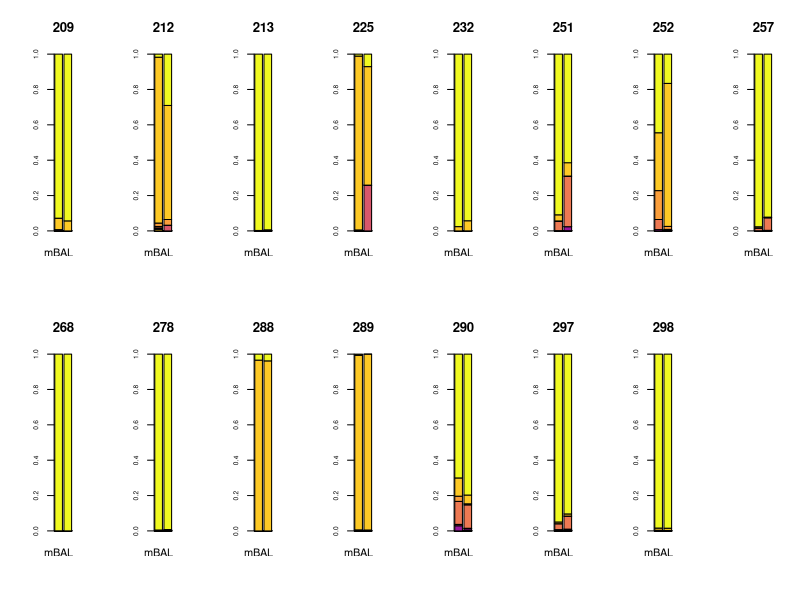
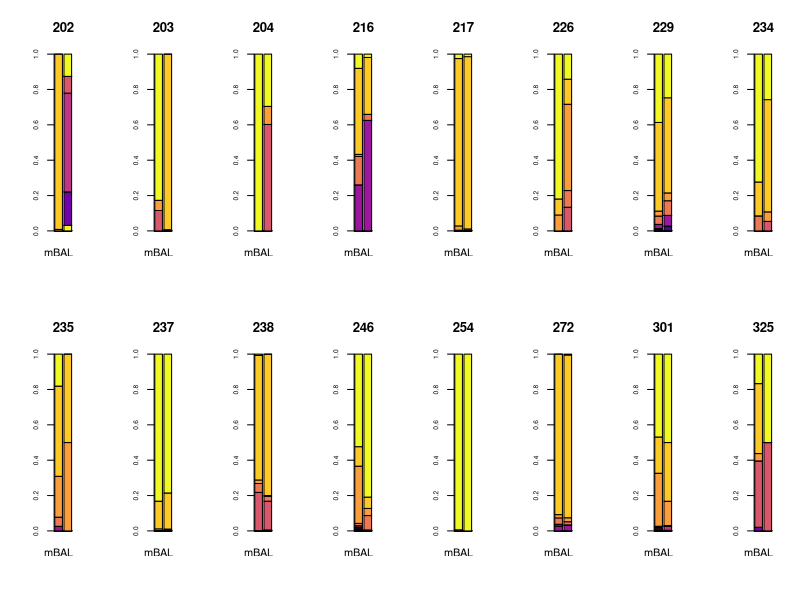
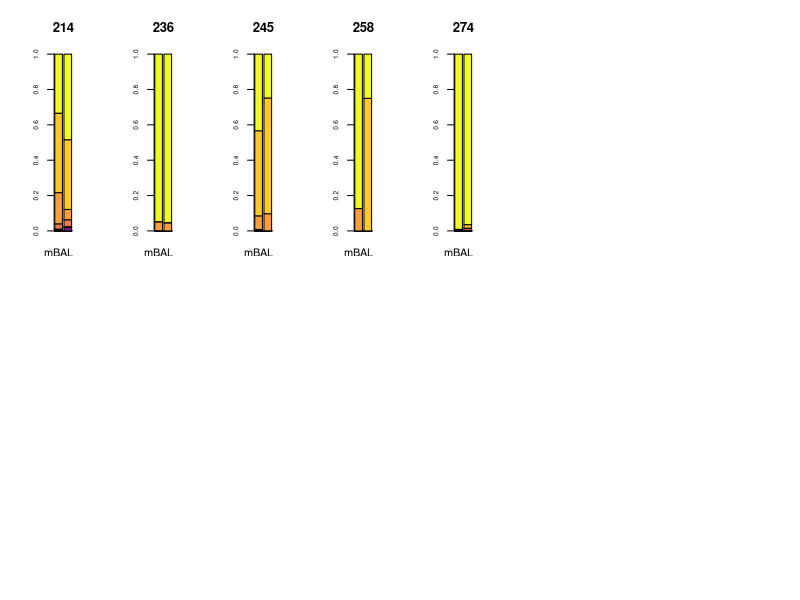
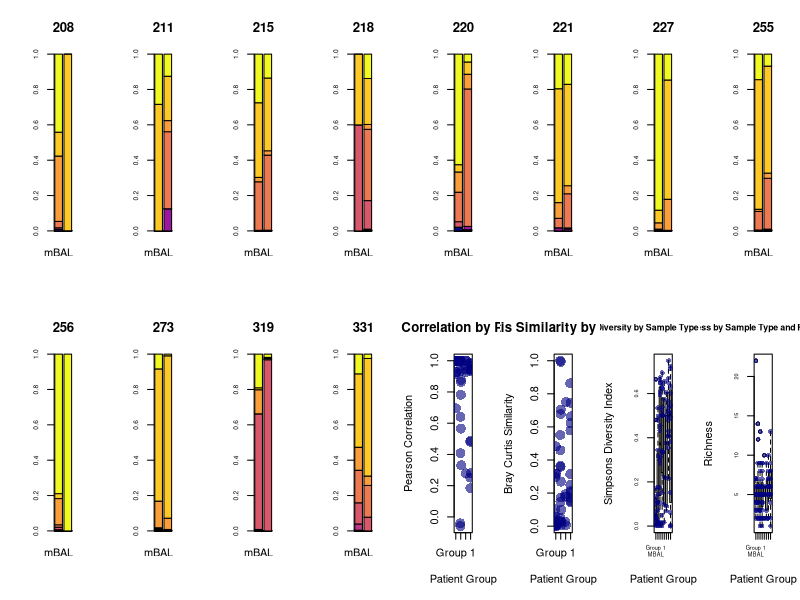
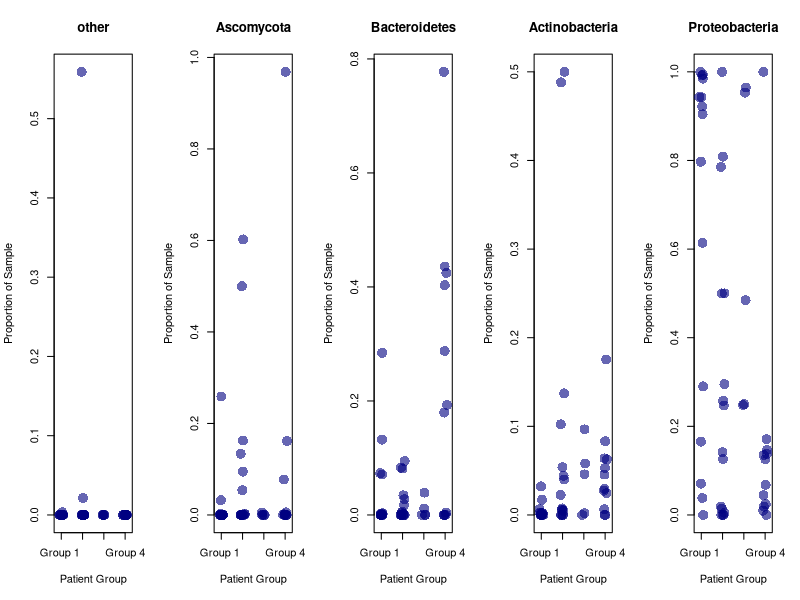
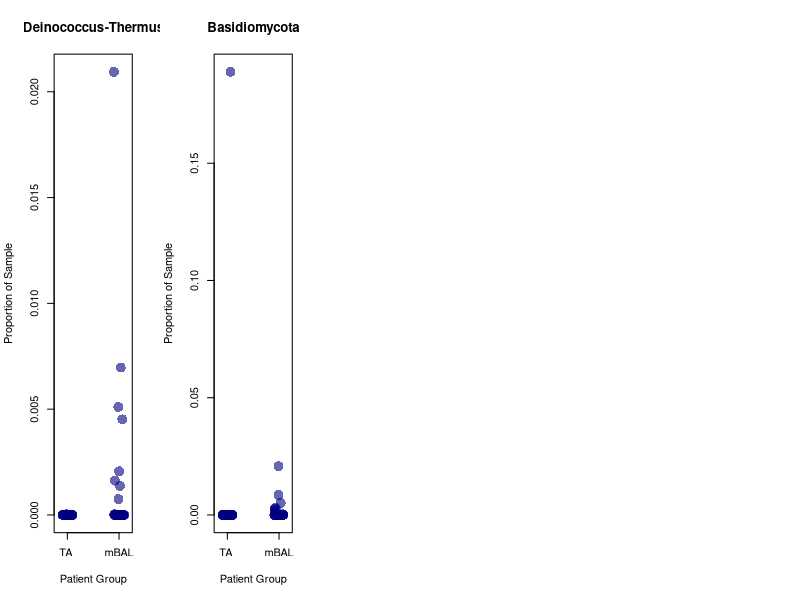
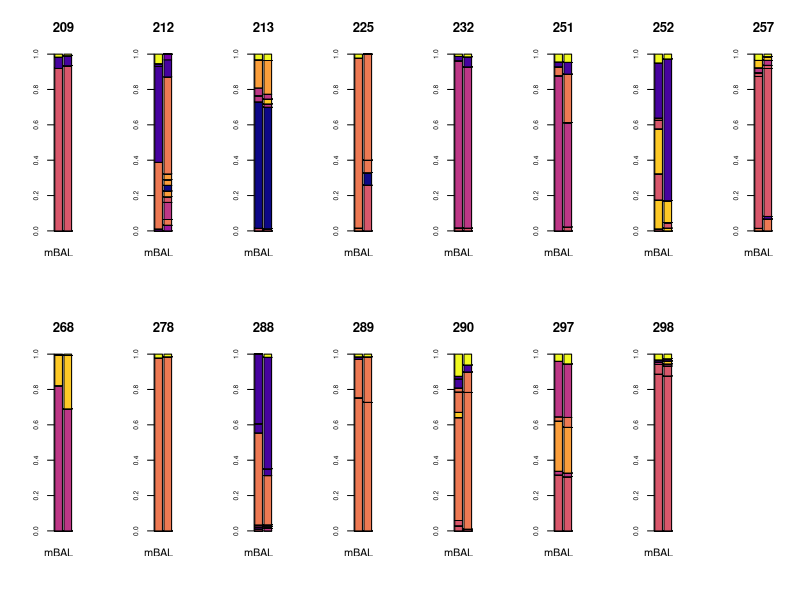
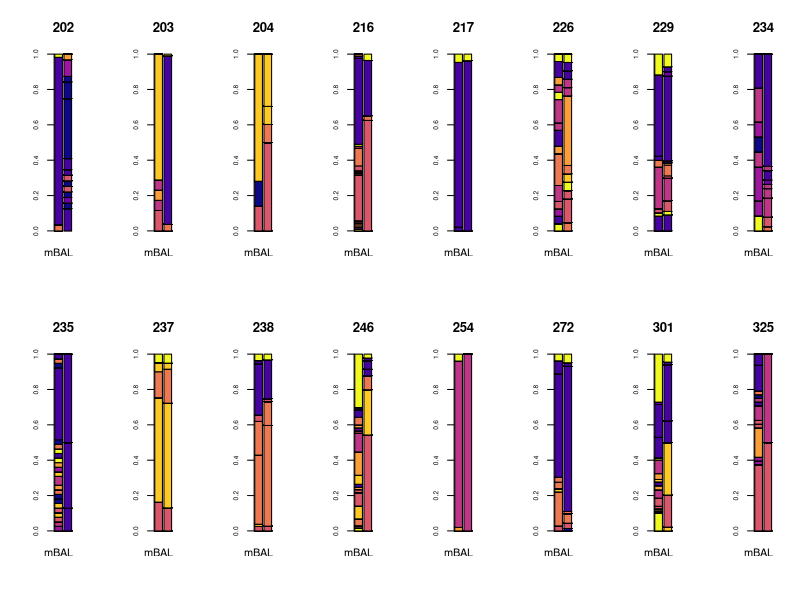

Generate these figures, in order, with R: (Note: this script raises an error after producing the figures.)
## ---- chunk 1
knitr::opts_chunk$set(echo = TRUE, warning=FALSE, message=FALSE)
library(scales)
library(vegan)
library(viridis)

generate_pdfs = FALSE
## ---- chunk 2
#IMPORT DATA
#.csv of all microbes by TA/mBAL sample ID
all_microbe_data <- read.csv('./data/BM_4/merged_genusrpm.tsv', sep='\t', header=TRUE, row.names=1)

#read in metadata
metadata <- read.csv('./data/tavmbal_metadata_noviruses.tsv', sep='\t', row.names=1)
## ---- chunk 3
burden <- colSums(all_microbe_data) 
## ---- chunk 4
# TOTAL BURDEN (all TA v all mBAL)
print(wilcox.test(burden[names(burden) %in% as.character(unlist(metadata[metadata$effective_group %in% c(1,2,3,4),]["TA_DNAseq_filename"]))],
                  burden[names(burden) %in% as.character(unlist(metadata[metadata$effective_group  %in% c(1,2,3,4),]["mBAL_DNAseq_filename"]))])$p.value[1])
## ---- chunk 5
print(wilcox.test(burden[names(burden) %in% as.character(unlist(metadata[metadata$effective_group %in% c(1),]["TA_DNAseq_filename"]))],
                  burden[names(burden) %in% as.character(unlist(metadata[metadata$effective_group  %in% c(1),]["mBAL_DNAseq_filename"]))])$p.value)

## ---- chunk 6
print(wilcox.test(burden[names(burden) %in% as.character(unlist(metadata[metadata$effective_group %in% c(4),]["TA_DNAseq_filename"]))],
                  burden[names(burden) %in% as.character(unlist(metadata[metadata$effective_group  %in% c(4),]["mBAL_DNAseq_filename"]))])$p.value)
## ---- chunk 7
wilcox.test(burden[names(burden) %in% as.character(unlist(metadata[metadata$effective_group %in% c(1),]["TA_DNAseq_filename"]))],
            burden[names(burden) %in% as.character(unlist(metadata[metadata$effective_group  %in% c(4),]["TA_DNAseq_filename"]))])$p.value
## ---- chunk 8
wilcox.test(burden[names(burden) %in% as.character(unlist(metadata[metadata$effective_group %in% c(1),]["mBAL_DNAseq_filename"]))],
            burden[names(burden) %in% as.character(unlist(metadata[metadata$effective_group  %in% c(4),]["mBAL_DNAseq_filename"]))])$p.value

## ---- chunk 9
print(summary(burden[names(burden) %in% as.character(unlist(metadata[metadata$effective_group %in% c(1,2,3,4),]["TA_DNAseq_filename"]))]))
## ---- chunk 10
print(summary(burden[names(burden) %in% as.character(unlist(metadata[metadata$effective_group %in% c(1,2,3,4),]["mBAL_DNAseq_filename"]))]))
## ---- chunk 11
MBAL <- as.character(unname(unlist(metadata[c("mBAL_DNAseq_filename")])))  # separate mBAL from TA
TA <- as.character(unname(unlist(metadata[c("TA_DNAseq_filename")])))
MBAL.microbes <- all_microbe_data[,colnames(all_microbe_data) %in% MBAL]  
TA.microbes <- all_microbe_data[,colnames(all_microbe_data) %in% TA]
MBAL.microbes.norm <-  t(t(MBAL.microbes)/colSums(MBAL.microbes))   # normalize (Total Sum Scaling) -> generate proportions
TA.microbes.norm <- t(t(TA.microbes)/colSums(TA.microbes))
 
# Isolate Group 1 Data
group1.MBAL <- as.character(unname(unlist(metadata[metadata$effective_group==1,][c("mBAL_DNAseq_filename")])))
group1.TA <- as.character(unname(unlist(metadata[metadata$effective_group==1,][c("TA_DNAseq_filename")])))
group1.MBAL.microbes <- all_microbe_data[,colnames(all_microbe_data) %in% group1.MBAL]
group1.MBAL.microbes.norm <- t(t(group1.MBAL.microbes)/colSums(group1.MBAL.microbes))
group1.TA.microbes <- all_microbe_data[,colnames(all_microbe_data) %in% group1.TA]
group1.TA.microbes.norm <- t(t(group1.TA.microbes)/colSums(group1.TA.microbes))
## ---- chunk 12

PhyProp <- read.csv("./data/phylum_proportions.csv",sep='\t',row.names=1)  # read in the phylum proportion data (generated externally by TaxonomyWalking)
PhyProp[is.na(PhyProp)]<-0
PhyProp <- PhyProp[order(rowSums(PhyProp),decreasing=F),]

mbal_phyla <- PhyProp[,colnames(PhyProp) %in% MBAL]
#barplot(as.matrix(mbal_phyla),col=rainbow(10),las=2)
ta_phyla <- PhyProp[,colnames(PhyProp) %in% TA]

if(generate_pdfs){
  pdf('./output/phylum_analysis.pdf',width=16,height=6)
}

full_correlations <- vector("list",length=4)
full_bc <- vector("list",length=4)
full_simpsons <- vector("list",length=8) #separate by TA and mBAL for each group
full_richness <- vector("list",length=8)
for(j in c(1,2,3,4)){
  
  correlations <- c()
  bc_dist <- c()
  ta_sdi <- c()
  mbal_sdi <- c()
  names <- c()
  mbal_richness <- c()
  ta_richness <- c()
  par(mfrow=c(2,8))
  
  for( i in rownames(metadata)){
  mbal_filename <- as.character(metadata[rownames(metadata) == i,]$mBAL_DNAseq_filename)
  ta_filename <- as.character(metadata[rownames(metadata) == i,]$TA_DNAseq_filename)
  
  if(!is.na(metadata[rownames(metadata) == i,]$effective_group)){
    
    if(metadata[rownames(metadata) == i,]$effective_group == j){
    
      # print(mbal_filename)
      # print(ta_filename)
      
      # phylum barplot
      barplot(as.matrix(PhyProp[,c(mbal_filename,ta_filename)]),col=plasma(10),cex.axis = .6,main=i,names.arg = c("mBAL","TA"))#,legend=TRUE)
      
      # pearson correlation - 1 per patient
      correlations <- c(correlations,cor(PhyProp[,c(mbal_filename)],PhyProp[,c(ta_filename)]))
      
      # bray-curtis distance - 1 per patient
      bray_curtis_dist <- vegdist(t(as.matrix(PhyProp[,c(mbal_filename,ta_filename)])), 
                                  method="bray", binary=FALSE, diag=FALSE, upper=TRUE, na.rm = FALSE)
      bc_dist <- c(bc_dist, bray_curtis_dist[1])
      
      # SDI - 1 per sample ( 2 per patient )
      ta_sdi <- c(ta_sdi,diversity(PhyProp[,c(ta_filename)],index="simpson") )
      mbal_sdi <- c(mbal_sdi, diversity(PhyProp[,c(mbal_filename)],index="simpson"))
      
      # richness - 1 per sample ( 2 per patient )
      mbal_richness <- c(mbal_richness, length(PhyProp[,c(mbal_filename)][PhyProp[,c(mbal_filename)]>0]))
      ta_richness <- c(ta_richness, length(PhyProp[,c(ta_filename)][PhyProp[,c(ta_filename)]>0]))
      
      names <- c(names,rownames(metadata[rownames(metadata) == i,]))
    }  
  }
}
full_correlations[[j]] <- correlations
full_bc[[j]] <- bc_dist
full_simpsons[[j + (j-1)]] <- mbal_sdi
full_simpsons[[j+1+(j-1)]] <- ta_sdi

full_richness[[j + (j-1)]] <- mbal_richness
full_richness[[j+1+(j-1)]] <- ta_richness

}

# dev.off()  
## ---- chunk 13
if(generate_pdfs){
  pdf('./output/phylum_analysis.legend.pdf')  
  barplot(as.matrix(PhyProp[,c(mbal_filename,ta_filename)]),col=plasma(10),cex.axis = .6,main=i,names.arg = c("mBAL","TA"),legend=TRUE)
}
# genus barplot
# dev.off()
## ---- chunk 14
if(generate_pdfs){
  pdf('./output/phylum.pearson.pdf',height=5, width=5)  
}
names(full_correlations) <- c("Group 1","Group 2", "Group 3", "Group 4")
stripchart(full_correlations,method='jitter',jitter=.1,vertical=T,col=alpha('navyblue',.6),pch=16,cex=2,
           main="Pearson Correlation by Patient Group",xlab="Patient Group", ylab="Pearson Correlation")
# dev.off()
## ---- chunk 15
print(paste("mean pearson correlation over all group: ",mean(unlist(full_correlations))))
print(paste("sd pearson corr over all groups: ",sd(unlist(full_correlations))))
## ---- chunk 16
print(paste("mean pearson correlation over group1: ",mean(full_correlations[[1]])))
print(paste("sd pearson corr over group 1: ",sd(full_correlations[[1]])))
## ---- chunk 17
wilcox.test(full_correlations[[1]],full_correlations[[4]])
## ---- chunk 18
if(generate_pdfs){
  pdf('./output/phylum.bc.pdf',height=5, width=5)  
}
names(full_bc) <- c("Group 1","Group 2", "Group 3", "Group 4")
stripchart(full_bc,method='jitter',jitter=.1,vertical=T,col=alpha('navyblue',.6),pch=16,cex=2,
           main="Bray Curtis Similarity by Patient Group",xlab="Patient Group", ylab="Bray Curtis Similarity")
# dev.off()
## ---- chunk 19
print(paste("mean BC over all group: ",mean(unlist(full_bc))))
print(paste("sd BC over all groups: ",sd(unlist(full_bc))))
## ---- chunk 20
print(paste("mean BC over group1: ",mean(full_bc[[1]])))
print(paste("sd BC over group1 : ",sd(full_bc[[1]])))
## ---- chunk 21
wilcox.test(full_bc[[1]],full_bc[[4]])
## ---- chunk 22
# there is no significant difference in the phylum-level simpsons diversity 
# comparing TA to mBAL in any group
print(wilcox.test(full_simpsons[[1]],full_simpsons[[2]]))  # mBAL v. TA Group 1
print(wilcox.test(full_simpsons[[3]],full_simpsons[[4]]))  # mBAL v. TA Group 2 
print(wilcox.test(full_simpsons[[5]],full_simpsons[[6]]))  # mBAL v. TA Group 3
print(wilcox.test(full_simpsons[[7]],full_simpsons[[8]]))  # mBAL v. TA Group 4
print(wilcox.test(c(full_simpsons[[1]],full_simpsons[[3]],full_simpsons[[5]],full_simpsons[[7]]),
                  c(full_simpsons[[2]],full_simpsons[[4]],full_simpsons[[6]],full_simpsons[[8]])))
## ---- chunk 23
print(wilcox.test(full_simpsons[[1]],full_simpsons[[7]]))
## ---- chunk 24
print(wilcox.test(full_simpsons[[2]],full_simpsons[[8]]))
## ---- chunk 25
if(generate_pdfs){
  pdf('./output/phylum.simpsons.pdf',height=5, width=5)
}
names(full_simpsons) <- c("Group 1\nMBAL","Group 1\nTA", "Group 2\nMBAL","Group 2\nTA", "Group 3\nMBAL","Group 3\nTA", "Group 4\nMBAL","Group 4\nTA")
boxplot(full_simpsons,cex.axis=.5,main="Simpsons Diversity by Sample Type and Patient Group",xlab="Patient Group", ylab="Simpsons Diversity Index",cex.main=.8)
stripchart(full_simpsons,method='jitter',jitter=.1,vertical=T,col=alpha('navyblue',.6),pch=16,cex=1,add=T)
# dev.off()
## ---- chunk 26
print("mean/sd SDI mBAL Group 1:")
print(mean(unlist(full_simpsons[[1]])))
print(sd(unlist(full_simpsons[[1]])))
print("mean/sd SDI TA Group 1:")
print(mean(unlist(full_simpsons[[2]])))
print(sd(unlist(full_simpsons[[2]])))
print("mean/sd SDI mBAL Group 4:")
print(mean(unlist(full_simpsons[[7]])))
print(sd(unlist(full_simpsons[[7]])))
print("mean/sd SDI TA Group 4:")
print(mean(unlist(full_simpsons[[8]])))
print(sd(unlist(full_simpsons[[8]])))
## ---- chunk 27
# there is no significant difference in the phylum-level richness diversity comparing TA to mBAL in any group
print(wilcox.test(full_richness[[1]],full_richness[[2]]))  # mBAL v. TA Group 1
print(wilcox.test(full_richness[[3]],full_richness[[4]]))  # mBAL v. TA Group 1
print(wilcox.test(full_richness[[5]],full_richness[[6]]))  # mBAL v. TA Group 1
print(wilcox.test(full_richness[[7]],full_richness[[8]]))  # mBAL v. TA Group 1
print(wilcox.test(c(full_richness[[1]],full_richness[[3]],full_richness[[5]],full_richness[[7]]),
                  c(full_richness[[2]],full_richness[[4]],full_richness[[6]],full_richness[[8]])))
## ---- chunk 28
print(wilcox.test(full_richness[[1]],full_richness[[7]]))
## ---- chunk 29
print(wilcox.test(full_richness[[2]],full_richness[[8]]))
## ---- chunk 30
print(summary(c(full_richness[[1]],full_richness[[3]],full_richness[[5]],full_richness[[7]])))
## ---- chunk 31
print(summary(c(full_richness[[2]],full_richness[[4]],full_richness[[6]],full_richness[[8]])))
## ---- chunk 32
if(generate_pdfs){
  pdf('./output/phylum.richness.pdf',height=5, width=5)
}
names(full_richness) <- c("Group 1\nMBAL","Group 1\nTA", "Group 2\nMBAL","Group 2\nTA", "Group 3\nMBAL","Group 3\nTA", "Group 4\nMBAL","Group 4\nTA")
boxplot(full_richness,cex.axis=.5,main="Richness by Sample Type and Patient Group",xlab="Patient Group", ylab="Richness",cex.main=.8)
stripchart(full_richness,method='jitter',jitter=.1,vertical=T,col=alpha('navyblue',.6),pch=16,cex=1,add=T)
# dev.off()
## ---- chunk 33
print("mean/sd richness mBAL Group 1:")
print(mean(unlist(full_richness[[1]])))
print(sd(unlist(full_richness[[1]])))
print("mean/sd richness TA Group 1:")
print(mean(unlist(full_richness[[2]])))
print(sd(unlist(full_richness[[2]])))
print("mean/sd richness mBAL Group 4:")
print(mean(unlist(full_richness[[7]])))
print(sd(unlist(full_richness[[7]])))
print("mean/sd richness TA Group 4:")
print(mean(unlist(full_richness[[8]])))
print(sd(unlist(full_richness[[8]])))
## ---- chunk 34
# there are significant differences in phylum-level proportions in Bacteroidetes, Actinobacteria, and Proteobacteria.
par(mfrow=c(1,5))
for(i in rownames(PhyProp)){
  pg1v4 <- wilcox.test(as.numeric(PhyProp[c(i),names(PhyProp) %in% as.character(unlist(metadata[metadata$effective_group == 1,][,c("mBAL_DNAseq_filename","TA_DNAseq_filename")]))]),
as.numeric(PhyProp[c(i),names(PhyProp) %in% as.character(unlist(metadata[metadata$effective_group == 4,][,c("mBAL_DNAseq_filename","TA_DNAseq_filename")]))]))$p.value
  if(!is.na(pg1v4) && pg1v4 < .05){
    if(generate_pdfs){
      pdf(paste('./output/',i,'.reads.TA.pdf',sep=''),height=5, width=5)
    }
    stripchart(list(as.numeric(PhyProp[c(i),names(PhyProp) %in% as.character(unlist(metadata[metadata$effective_group == 1,][,c("TA_DNAseq_filename")]))]),
                    as.numeric(PhyProp[c(i),names(PhyProp) %in% as.character(unlist(metadata[metadata$effective_group == 2,][,c("TA_DNAseq_filename")]))]),
                    as.numeric(PhyProp[c(i),names(PhyProp) %in% as.character(unlist(metadata[metadata$effective_group == 3,][,c("TA_DNAseq_filename")]))]),
                    as.numeric(PhyProp[c(i),names(PhyProp) %in% as.character(unlist(metadata[metadata$effective_group == 4,][,c("TA_DNAseq_filename")]))])),
               method='jitter',jitter=.1,vertical=T,col=alpha('navy',.6),pch=16,cex=2,
               main=i,xlab="Patient Group", ylab="Proportion of Sample",group.names = c("Group 1 ", "Group 2", "Group 3", "Group 4"))
    #dev.off()
    
    print(i)
    # compare proteobacteria in G1 v G4
    print(pg1v4)
    # compare proteobacteria in G1 TA v G1 MBAL
    print(wilcox.test(as.numeric(PhyProp[c(i),names(PhyProp) %in% as.character(unlist(metadata[metadata$effective_group == 1,][,c("TA_DNAseq_filename")]))]),
    as.numeric(PhyProp[c(i),names(PhyProp) %in% as.character(unlist(metadata[metadata$effective_group == 1,][,c("mBAL_DNAseq_filename")]))]))$p.value)
    # compare proteobacteria in G4 TA v G4 MBAL
    print(wilcox.test(as.numeric(PhyProp[c(i),names(PhyProp) %in% as.character(unlist(metadata[metadata$effective_group == 4,][,c("TA_DNAseq_filename")]))]),
    as.numeric(PhyProp[c(i),names(PhyProp) %in% as.character(unlist(metadata[metadata$effective_group == 4,][,c("mBAL_DNAseq_filename")]))]))$p.value)
  }
}

## ---- chunk 35
par(mfrow=c(1,5))
# there are significant differences in phylum-level proportions in Bacteroidetes, Actinobacteria, and Proteobacteria.
for(i in rownames(PhyProp)){
  pg1v4 <- wilcox.test(as.numeric(PhyProp[c(i),names(PhyProp) %in% as.character(unlist(metadata[,c("TA_DNAseq_filename")]))]),
                    as.numeric(PhyProp[c(i),names(PhyProp) %in% as.character(unlist(metadata[,c("mBAL_DNAseq_filename")]))]))$p.value
  if(!is.na(pg1v4) && pg1v4 < .05){
    
    if(generate_pdfs){
      pdf(paste('./output/',i,'.mBAL_TA.reads.pdf',sep=''),height=5, width=5)
    }
    stripchart(list(as.numeric(PhyProp[c(i),names(PhyProp) %in% as.character(unlist(metadata[,c("TA_DNAseq_filename")]))]),
                    as.numeric(PhyProp[c(i),names(PhyProp) %in% as.character(unlist(metadata[,c("mBAL_DNAseq_filename")]))])),
               method='jitter',jitter=.1,vertical=T,col=alpha('navy',.6),pch=16,cex=2,
               main=i,xlab="Patient Group", ylab="Proportion of Sample",group.names = c("TA ", "mBAL"))
    # dev.off()
    print(i)
    # compare proteobacteria in G1 v G4
    print(pg1v4)
    # compare proteobacteria in G1 TA v G1 MBAL
  }
}

## ---- chunk 36
all_microbe_data.microbes.norm <- t(t(all_microbe_data)/colSums(all_microbe_data))
all_microbe_data.microbes.norm[all_microbe_data.microbes.norm<.01] <- 0
new <- rbind(all_microbe_data.microbes.norm, c(1-colSums(all_microbe_data.microbes.norm)))
rownames(new) <- c(rownames(all_microbe_data.microbes.norm),"Other")
all_microbe_data <- new

all_microbe_data <- all_microbe_data[order(rowSums(all_microbe_data),decreasing=F),]
all_microbe_data <- all_microbe_data[,!is.na(colSums(all_microbe_data))]
mbal_phyla <- all_microbe_data[,colnames(all_microbe_data) %in% MBAL]
#barplot(as.matrix(mbal_phyla),col=rainbow(10),las=2)
ta_phyla <- all_microbe_data[,colnames(all_microbe_data) %in% TA]

if(generate_pdfs){
  pdf('./output/genus_analysis.pdf',width=16,height=6)
}

full_correlations <- vector("list",length=4)
full_bc <- vector("list",length=4)
full_jaccard <- vector("list", length=4)
full_simpsons <- vector("list",length=8) #separate by TA and mBAL for each group
full_richness <- vector("list",length=8)
for(j in c(1,2,3,4)){
  
  correlations <- c()
  bc_dist <- c()
  ta_sdi <- c()
  mbal_sdi <- c()
  names <- c()
  mbal_richness <- c()
  ta_richness <- c()
  jaccard <- c()
  par(mfrow=c(2,8))
  
  for( i in rownames(metadata)){
  mbal_filename <- as.character(metadata[rownames(metadata) == i,]$mBAL_DNAseq_filename)
  ta_filename <- as.character(metadata[rownames(metadata) == i,]$TA_DNAseq_filename)
  
  if(!is.na(metadata[rownames(metadata) == i,]$effective_group)){
    
    if(metadata[rownames(metadata) == i,]$effective_group == j){
    
      # print(mbal_filename)
      # print(ta_filename)
      
      # genus barplot
      barplot(as.matrix(all_microbe_data[,c(mbal_filename,ta_filename)]),col=plasma(10),cex.axis = .6,main=i,names.arg = c("mBAL","TA"))
      
      # pearson correlation - 1 per patient
      correlations <- c(correlations,cor(all_microbe_data[,c(mbal_filename)],all_microbe_data[,c(ta_filename)]))
      
      # bray-curtis distance - 1 per patient
      bray_curtis_dist <- vegdist(t(as.matrix(all_microbe_data[,c(mbal_filename,ta_filename)])), method="bray", binary=FALSE, diag=FALSE, upper=TRUE, na.rm = FALSE)
      bc_dist <- c(bc_dist, bray_curtis_dist[1])
      
      # SDI - 1 per sample ( 2 per patient )
      ta_sdi <- c(ta_sdi,diversity(all_microbe_data[,c(ta_filename)],index="simpson") )
      mbal_sdi <- c(mbal_sdi, diversity(all_microbe_data[,c(mbal_filename)],index="simpson"))
      
      # jaccard - 1 per patient
      jaccard_dist <- vegdist(t(as.matrix(all_microbe_data[,c(mbal_filename,ta_filename)])),method = "jaccard",binary = FALSE,diag = FALSE,upper = TRUE,na.rm = FALSE)
      jaccard <- c(jaccard, jaccard_dist[1])
      
      # richness - 1 per sample ( 2 per patient )
      mbal_richness <- c(mbal_richness, length(all_microbe_data[,c(mbal_filename)][all_microbe_data[,c(mbal_filename)]>0]))
      ta_richness <- c(ta_richness, length(all_microbe_data[,c(ta_filename)][all_microbe_data[,c(ta_filename)]>0]))
      
      names <- c(names,rownames(metadata[rownames(metadata) == i,]))
    }  
  }
}
full_correlations[[j]] <- correlations
full_bc[[j]] <- bc_dist
full_jaccard[[j]] <- jaccard

full_simpsons[[j + (j-1)]] <- mbal_sdi
full_simpsons[[j+1+(j-1)]] <- ta_sdi

full_richness[[j + (j-1)]] <- mbal_richness
full_richness[[j+1+(j-1)]] <- ta_richness

}

# dev.off()

## ---- chunk 37
if(generate_pdfs){
  pdf('./output/genus_analysis.legend.pdf')
  barplot(as.matrix(all_microbe_data[,c(mbal_filename,ta_filename)]),col=plasma(10),cex.axis = .6,main=i,names.arg = c("mBAL","TA"),legend=TRUE)
}
# genus barplot
# dev.off()
## ---- chunk 38
if(generate_pdfs){
  pdf('./output/genus.pearson.pdf',height=5, width=5)
}
names(full_correlations) <- c("Group 1","Group 2", "Group 3", "Group 4")
stripchart(full_correlations,method='jitter',jitter=.1,vertical=T,col=alpha('navyblue',.6),pch=16,cex=2,main="Pearson Correlation by Patient Group",xlab="Patient Group", ylab="Pearson Correlation")
# dev.off()
## ---- chunk 39
print(paste("mean pearson correlation over all group: ",mean(unlist(full_correlations))))
print(paste("sd pearson corr over all groups: ",sd(unlist(full_correlations))))
## ---- chunk 40
print(paste("mean pearson correlation over group1: ",mean(full_correlations[[1]])))
print(paste("sd pearson corr over group 1: ",sd(full_correlations[[1]])))
print(paste("mean pearson correlation over group2: ",mean(full_correlations[[2]])))
print(paste("sd pearson corr over group 2: ",sd(full_correlations[[2]])))
print(paste("mean pearson correlation over group3: ",mean(full_correlations[[3]])))
print(paste("sd pearson corr over group 3: ",sd(full_correlations[[3]])))
print(paste("mean pearson correlation over group4: ",mean(full_correlations[[4]])))
print(paste("sd pearson corr over group 4: ",sd(full_correlations[[4]])))
## ---- chunk 41
wilcox.test(full_correlations[[1]],full_correlations[[4]])
## ---- chunk 42
print(summary(unlist(full_correlations)))
## ---- chunk 43
if(generate_pdfs){
  pdf('./output/genus.bc.pdf',height=5, width=5)
}
# there is a significant difference in the genus-level BC dist between infxn and no infxn
names(full_bc) <- c("Group 1","Group 2", "Group 3", "Group 4")
stripchart(full_bc,method='jitter',jitter=.1,vertical=T,col=alpha('navyblue',.6),pch=16,cex=2,main="Bray Curtis Similarity by Patient Group",xlab="Patient Group", ylab="Bray Curtis Similarity")
# dev.off()
## ---- chunk 44
print(paste("mean BC over all group: ",mean(unlist(full_bc))))
print(paste("sd BC over all groups: ",sd(unlist(full_bc))))
## ---- chunk 45
print(paste("mean BC over group1: ",mean(full_bc[[1]])))
print(paste("sd BC over group1 : ",sd(full_bc[[1]])))
print(paste("mean bray curtis over group2: ",mean(full_bc[[2]])))
print(paste("sd pearson corr over group 2: ",sd(full_bc[[2]])))
print(paste("mean bray curtis over group3: ",mean(full_bc[[3]])))
print(paste("sd pearson corr over group 3: ",sd(full_bc[[3]])))
print(paste("mean bray curtis over group4: ",mean(full_bc[[4]])))
print(paste("sd pearson corr over group 4: ",sd(full_bc[[4]])))
## ---- chunk 46
wilcox.test(full_bc[[1]],full_bc[[4]])
## ---- chunk 47
print(summary(unlist(full_bc)))
## ---- chunk 48
if(generate_pdfs){
  pdf('./output/genus.jaccard.pdf',height=5, width=5)
}
# there is a significant difference in the genus-level jaccard dist between infxn and no infxn
names(full_jaccard) <- c("Group 1","Group 2", "Group 3", "Group 4")
stripchart(full_jaccard,method='jitter',jitter=.1,vertical=T,col=alpha('navyblue',.6),pch=16,cex=2,main="Jaccard Similarity by Patient Group",xlab="Patient Group", ylab="Jaccard Similarity")
# dev.off()
## ---- chunk 49
print(paste("mean jaccard over all group: ",mean(unlist(full_jaccard))))
print(paste("sd jaccard over all groups: ",sd(unlist(full_jaccard))))
## ---- chunk 50
print(paste("mean jaccard over group1: ",mean(full_jaccard[[1]])))
print(paste("sd jaccard over group1 : ",sd(full_jaccard[[1]])))
print(paste("mean jaccard over group2: ",mean(full_jaccard[[2]])))
print(paste("sd jaccard over group 2: ",sd(full_jaccard[[2]])))
print(paste("mean jaccard over group3: ",mean(full_jaccard[[3]])))
print(paste("sd jaccard over group 3: ",sd(full_jaccard[[3]])))
print(paste("mean jaccard over group4: ",mean(full_jaccard[[4]])))
print(paste("sd jaccard over group 4: ",sd(full_jaccard[[4]])))
## ---- chunk 51
wilcox.test(full_jaccard[[1]],full_jaccard[[4]])
## ---- chunk 52
print(summary(unlist(full_jaccard)))
## ---- chunk 53
print(wilcox.test(full_simpsons[[1]],full_simpsons[[2]])) # dif btwn TA and mBAL SDI in group 1 
print(wilcox.test(full_simpsons[[3]],full_simpsons[[4]])) # dif btwn TA and mBAL SDI in group 2
print(wilcox.test(full_simpsons[[5]],full_simpsons[[6]])) # dif btwn TA and mBAL SDI in group 3
print(wilcox.test(full_simpsons[[7]],full_simpsons[[8]])) # dif btwn TA and mBAL SDI in group 4
print(wilcox.test(c(full_simpsons[[1]],full_simpsons[[3]],full_simpsons[[5]],full_simpsons[[7]]),
                  c(full_simpsons[[2]],full_simpsons[[4]],full_simpsons[[6]],full_simpsons[[8]]))) # dif btwn TA and mBAL SDI across ALL Groups
## ---- chunk 54
print(wilcox.test(full_simpsons[[1]],full_simpsons[[7]]))
## ---- chunk 55
print(wilcox.test(full_simpsons[[2]],full_simpsons[[8]]))
## ---- chunk 56
print(summary(c(full_simpsons[[1]],full_simpsons[[3]],full_simpsons[[5]],full_simpsons[[7]])))
## ---- chunk 57
print(summary(c(full_simpsons[[2]],full_simpsons[[4]],full_simpsons[[6]],full_simpsons[[8]])))
## ---- chunk 58
if(generate_pdfs){
  pdf('./output/genus.simpsons.pdf',height=5, width=5)
}
names(full_simpsons) <- c("Group 1\nMBAL","Group 1\nTA", "Group 2\nMBAL","Group 2\nTA", "Group 3\nMBAL","Group 3\nTA", "Group 4\nMBAL","Group 4\nTA")
boxplot(full_simpsons,cex.axis=.5,main="Simpsons Diversity by Sample Type and Patient Group",xlab="Patient Group", ylab="Simpsons Diversity Index",cex.main=.8)
stripchart(full_simpsons,method='jitter',jitter=.1,vertical=T,col=alpha('navyblue',.6),pch=16,cex=1,add=T)
# dev.off()
## ---- chunk 59
print("mean/sd SDI mBAL Group 1:")
print(mean(unlist(full_simpsons[[1]])))
print(sd(unlist(full_simpsons[[1]])))
print("mean/sd SDI TA Group 1:")
print(mean(unlist(full_simpsons[[2]])))
print(sd(unlist(full_simpsons[[2]])))
print("mean/sd SDI mBAL Group 4:")
print(mean(unlist(full_simpsons[[7]])))
print(sd(unlist(full_simpsons[[7]])))
print("mean/sd SDI TA Group 4:")
print(mean(unlist(full_simpsons[[8]])))
print(sd(unlist(full_simpsons[[8]])))
## ---- chunk 60
print(wilcox.test(full_richness[[1]],full_richness[[2]])) # Richness TA v. mBAL Group 1
print(wilcox.test(full_richness[[3]],full_richness[[4]])) # Richness TA v. mBAL Group 2
print(wilcox.test(full_richness[[5]],full_richness[[6]])) # Richness TA v. mBAL Group 3
print(wilcox.test(full_richness[[7]],full_richness[[8]])) # Richness TA v. mBAL Group 4
## ---- chunk 61
print(wilcox.test(c(full_richness[[1]],full_richness[[3]],full_richness[[5]],full_richness[[7]]),
                  c(full_richness[[2]],full_richness[[4]],full_richness[[6]],full_richness[[8]])))
stripchart(list(c(full_richness[[1]],full_richness[[3]],full_richness[[5]],full_richness[[7]]),
                c(full_richness[[2]],full_richness[[4]],full_richness[[6]],full_richness[[8]])),
           method='jitter',jitter=.1,vertical=T,col=alpha('navyblue',.6),pch=16,cex=2,main="Pearson Correlation by Patient Group",
           xlab="Patient Group", ylab="Pearson Correlation")
## ---- chunk 62
original_mbal_richness <- (unlist(list(c(full_richness[[1]],full_richness[[3]],full_richness[[5]],full_richness[7]))))
outlier_threshold <- mean(original_mbal_richness) + sd(original_mbal_richness)*3
new_values <- original_mbal_richness[original_mbal_richness < outlier_threshold]
print(wilcox.test(new_values,c(full_richness[[2]],full_richness[[4]],full_richness[[6]],full_richness[[8]])))
stripchart(list(new_values,c(full_richness[[2]],full_richness[[4]],full_richness[[6]],full_richness[[8]])),method='jitter',jitter=.1,vertical=T,col=alpha('navyblue',.6),pch=16,cex=2,main="Richness by Patient Group",xlab="Patient Group", ylab="Richness")
## ---- chunk 63
print(wilcox.test(full_richness[[1]],full_richness[[7]]))
## ---- chunk 64
print(wilcox.test(full_richness[[2]],full_richness[[8]]))
## ---- chunk 65
print(summary(new_values))
## ---- chunk 66
print(summary(c(full_richness[[2]],full_richness[[4]],full_richness[[6]],full_richness[[8]])))
## ---- chunk 67
if(generate_pdfs){
  pdf('./output/genus.richness.pdf',height=5, width=5)
}
names(full_richness) <- c("Group 1\nMBAL","Group 1\nTA", "Group 2\nMBAL","Group 2\nTA", "Group 3\nMBAL","Group 3\nTA", "Group 4\nMBAL","Group 4\nTA")
boxplot(full_richness,cex.axis=.5,main="Richness by Sample Type and Patient Group",xlab="Patient Group", ylab="Richness",cex.main=.8)
stripchart(full_richness,method='jitter',jitter=.1,vertical=T,col=alpha('navyblue',.6),pch=16,cex=1,add=T)
# dev.off()
## ---- chunk 68
print("mean/sd richness mBAL Group 1:")
print(mean(unlist(full_richness[[1]])))
print(sd(unlist(full_richness[[1]])))
print("mean/sd richness TA Group 1:")
print(mean(unlist(full_richness[[2]])))
print(sd(unlist(full_richness[[2]])))
print("mean/sd richness mBAL Group 4:")
print(mean(unlist(full_richness[[7]])))
print(sd(unlist(full_richness[[7]])))
print("mean/sd richness TA Group 4:")
print(mean(unlist(full_richness[[8]])))
print(sd(unlist(full_richness[[8]])))
## ---- chunk 69

relative_numbers <- FALSE
column_names <- c()
IDs <- c()
overlap_both <- c()
rank_list_mbal <- c()
rank_list_ta <- c()
cummulative_pathos <- c()

plot(c(0,3),c(0,1),main="Proportion of Sample")
for( i in rownames(metadata)){
  mbal_filename <- as.character(metadata[rownames(metadata) == i,]$mBAL_DNAseq_filename)
  ta_filename <- as.character(metadata[rownames(metadata) == i,]$TA_DNAseq_filename)
  
  if(!is.na(metadata[rownames(metadata) == i,]$effective_group)){
    if(metadata[rownames(metadata) == i,]$effective_group == 1){
      # print(mbal_filename)
      # print(ta_filename)
      
      # sort mBAL samples and get names
      mbal <- sort(group1.MBAL.microbes.norm[,c(mbal_filename)],decreasing=TRUE)
      mbal_names <- names(mbal[mbal>.01])
      
      if(ta_filename %in% colnames(group1.TA.microbes.norm)){
        
        IDs <- c(IDs,rownames(metadata[rownames(metadata) == i,]))
        
        # sort TA samples and get names
        ta <- sort(group1.TA.microbes.norm[,c(ta_filename)],decreasing=TRUE)
        ta_names <- names(ta[ta>.01])

        # get the pathogens        
        pathogens <- as.character(metadata[rownames(metadata) == i,]$microbe)
        patholist <- strsplit(pathogens,',')[[1]]
        print(patholist)
        # print(head(mbal_names))
        # print(head(ta_names))
        
        rank_mbal <- match(patholist,mbal_names) 
        rank_ta <- match(patholist,ta_names)
        # print(paste("rank mBAL",rank_mbal))
        # print(paste("rank TA",rank_ta))
        
        rank_list_mbal <- c(rank_list_mbal,rank_mbal)
        rank_list_ta <- c(rank_list_ta, rank_ta)
        cummulative_pathos <- c(cummulative_pathos, patholist)
        
        #move these lines here if you want to only include the pathogens in the barplot
        mbal_names <- mbal_names[mbal_names %in% patholist]
        ta_names <- ta_names[ta_names %in% patholist]
        
        shared <- intersect(as.vector(mbal_names), as.vector(ta_names))
        mbal_specific <- setdiff(mbal_names, ta_names) #gives the number that are present only in mbal_set
        ta_specific <-  setdiff(ta_names, mbal_names)  #gives the number that are present only in ta_set
      
        #otherwise put those lines here:
        #mbal_names <- mbal_names[mbal_names %in% patholist]
        #ta_names <- ta_names[ta_names %in% patholist]
        
        
        
        #print(intersect(shared,patholist))
        overlap_both<-c(overlap_both, length(intersect(shared,patholist)))
        if(length(intersect(shared,patholist)) == length(patholist)){
          #print("ALL FOUND")
          for(p in patholist){
            #print(ta[p])
            #print(mbal[p])
            points(c(1,2),c(ta[p],mbal[p]),type="o")
            text(c(1,2),c(ta[p],mbal[p]),p,cex=.8)
          }
        }else{
          #print("NOT ALL FOUND")
          #print(patholist)
          #print(mbal_names)
          #print(ta_names)
          #print(intersect(mbal_specific,patholist))
          #print(intersect(ta_specific,patholist))
          for(p in patholist){
            if(p %in% ta_names){
              points(c(1),c(ta[p]),pch=4)
            }
            if(p %in% mbal_names){
              points(c(2),c(mbal[p]),pch=4)
            }
          }
        }
        
        if(length(relative_numbers) < 3){
          relative_numbers <- c(length(ta_specific), length(shared), length(mbal_specific))
        }else{
          relative_numbers <- cbind(relative_numbers, c(length(ta_specific), length(shared), length(mbal_specific)) )
        }
        cbind(relative_numbers, c(ta_specific, shared, mbal_specific))  
        
        relative_numbers <- as.matrix(relative_numbers)
        rownames(relative_numbers) <- c("TA", "BOTH", "MBAL")
        column_names <- c(column_names, mbal_filename[1])
        colnames(relative_numbers) <- column_names    
        
      }
     
    }    
  }

}
## ---- chunk 70

if(generate_pdfs){
  pdf('./output/pathogens_identified.pdf',width=8, height=6)
}
par(mar=c(10,3,2,2))
colnames(relative_numbers) <- IDs
barplot(relative_numbers, col=c("gray80","navyblue","gray50"),main="Microbes Identified in DNA-seq by TA and/or mBAL",legend=TRUE,cex.main=.8,ylab="# of Pathogens Cultured",xlab="Patient ID",cex.axis=.6)
# dev.off()

print(as.data.frame(cbind(cummulative_pathos,rank_list_mbal,rank_list_ta)))
write.csv(as.data.frame(cbind(cummulative_pathos,rank_list_mbal,rank_list_ta)),'./output/ranks_by_sample_type.tsv',quote=F)


par(mar=c(10,3,2,2))
barplot(t(t(relative_numbers)/colSums(relative_numbers)), col=c("gray80","navyblue","gray60"),las=2)
## ---- chunk 71
colorset1 <- c('#0F726F','#B01833')

if(generate_pdfs){
  pdf('./output/Apriori_genera.pdf',width=18, height=5)
}
par(mfrow=c(1,6))
stripchart(list(all_microbe_data[c("Prevotella ( 838 )"),as.character(unlist(metadata[,c("TA_DNAseq_filename")]))],all_microbe_data[c("Prevotella ( 838 )"),as.character(unlist(metadata[,c("mBAL_DNAseq_filename")]))]),vertical=TRUE,jitter=.1,method='jitter',pch=16,cex=2,col=alpha(colorset1,.5),main="Prevotella ( 838 )")
print(wilcox.test(all_microbe_data[c("Prevotella ( 838 )"),as.character(unlist(metadata[,c("TA_DNAseq_filename")]))],all_microbe_data[c("Prevotella ( 838 )"),as.character(unlist(metadata[,c("mBAL_DNAseq_filename")]))])$p.value)

stripchart(list(all_microbe_data[c("Veillonella ( 29465 )"),as.character(unlist(metadata[,c("TA_DNAseq_filename")]))],all_microbe_data[c("Veillonella ( 29465 )"),as.character(unlist(metadata[,c("mBAL_DNAseq_filename")]))]),vertical=TRUE,jitter=.1,method='jitter',pch=16,cex=2,col=alpha(colorset1,.5),main="Veillonella ( 29465 )")
print(wilcox.test(all_microbe_data[c("Veillonella ( 29465 )"),as.character(unlist(metadata[,c("TA_DNAseq_filename")]))],all_microbe_data[c("Veillonella ( 29465 )"),as.character(unlist(metadata[,c("mBAL_DNAseq_filename")]))])$p.value)

stripchart(list(all_microbe_data[c("Streptococcus ( 1301 )"),as.character(unlist(metadata[,c("TA_DNAseq_filename")]))],all_microbe_data[c("Streptococcus ( 1301 )"),as.character(unlist(metadata[,c("mBAL_DNAseq_filename")]))]),vertical=TRUE,jitter=.1,method='jitter',pch=16,cex=2,col=alpha(colorset1,.5),main="Streptococcus ( 1301 )")
print(wilcox.test(all_microbe_data[c("Streptococcus ( 1301 )"),as.character(unlist(metadata[,c("TA_DNAseq_filename")]))],all_microbe_data[c("Streptococcus ( 1301 )"),as.character(unlist(metadata[,c("mBAL_DNAseq_filename")]))])$p.value)

stripchart(list(all_microbe_data[c("Fusobacterium ( 848 )"),as.character(unlist(metadata[,c("TA_DNAseq_filename")]))],all_microbe_data[c("Fusobacterium ( 848 )"),as.character(unlist(metadata[,c("mBAL_DNAseq_filename")]))]),vertical=TRUE,jitter=.1,method='jitter',pch=16,cex=2,col=alpha(colorset1,.5),main="Fusobacterium ( 848 )")
print(wilcox.test(all_microbe_data[c("Fusobacterium ( 848 )"),as.character(unlist(metadata[,c("TA_DNAseq_filename")]))],all_microbe_data[c("Fusobacterium ( 848 )"),as.character(unlist(metadata[,c("mBAL_DNAseq_filename")]))])$p.value)

stripchart(list(all_microbe_data[c("Rothia ( 32207 )"),as.character(unlist(metadata[,c("TA_DNAseq_filename")]))],all_microbe_data[c("Rothia ( 32207 )"),as.character(unlist(metadata[,c("mBAL_DNAseq_filename")]))]),vertical=TRUE,jitter=.1,method='jitter',pch=16,cex=2,col=alpha(colorset1,.5),main="Rothia ( 32207 )")
print(wilcox.test(all_microbe_data[c("Rothia ( 32207 )"),as.character(unlist(metadata[,c("TA_DNAseq_filename")]))],all_microbe_data[c("Rothia ( 32207 )"),as.character(unlist(metadata[,c("mBAL_DNAseq_filename")]))])$p.value)

stripchart(list(all_microbe_data[c("Neisseria ( 482 )"),as.character(unlist(metadata[,c("TA_DNAseq_filename")]))],all_microbe_data[c("Neisseria ( 482 )"),as.character(unlist(metadata[,c("mBAL_DNAseq_filename")]))]),vertical=TRUE,jitter=.1,method='jitter',pch=16,cex=2,col=alpha(colorset1,.5),main="Neisseria ( 482 )")
print(wilcox.test(all_microbe_data[c("Neisseria ( 482 )"),as.character(unlist(metadata[,c("TA_DNAseq_filename")]))],all_microbe_data[c("Neisseria ( 482 )"),as.character(unlist(metadata[,c("mBAL_DNAseq_filename")]))])$p.value)

# dev.off()
#wilcox.test(all_microbe_data[metadata$effective_group == 1,][c("Neisseria ( 482 )"),as.character(unlist(metadata[c("TA_DNAseq_filename")]))],all_microbe_data[metadata$effective_group == 1,][c("Neisseria ( 482 )"),as.character(unlist(metadata[c("mBAL_DNAseq_filename")]))])


## ---- chunk 72

# relative_numbers <- FALSE
# column_names <- c()     # column names for the relative_proportions MBAL/BOTH/TA plot
# ta_diversity <- c()     # simpsons diversity values
# mbal_diversity <- c()   
# pearson <- c()       # correlations btwn TA v. MBAL samples
# spearman <- c()     
# IDs <- c()      # save the common sample IDs between the two groups
# bcdist <- c()     # Bray-Curtis distance between MBAL and TA
# jaccard <- c()     # Jaccard similarity btwn MBAL and TA
# mbal_richness <- c()   # richness
# ta_richness <- c()
# mbal_burden <- c()   # burden
# ta_burden <- c()
# 
# for(i in rownames(metadata)) {
#   mbal_filename <- as.character(metadata[rownames(metadata) == i, ]$mBAL_DNAseq_filename)
#   ta_filename <- as.character(metadata[rownames(metadata) == i, ]$TA_DNAseq_filename)
#   
#   print(mbal_filename)
#   print(ta_filename)
#   
#   # sort mBAL samples and get names
#   mbal <- sort(MBAL.microbes.norm[, c(mbal_filename)], decreasing = TRUE)
#   mbal_names <- names(mbal[mbal > 0.01])   # only consider microbes with abundance > 1%
#   
#   if (ta_filename %in% colnames(TA.microbes.norm)) {
#     IDs <- c(IDs, rownames(metadata[rownames(metadata) == i, ]))
#     
#     # sort TA samples and get names
#     ta <-
#     sort(TA.microbes.norm[, c(ta_filename)], decreasing = TRUE)
#     ta_names <- names(ta[ta > 0.01])    # only consider microbes with abundance > 1%
#     
#     # create dataframes of top 10 from each TA/mBAL
#     m <- as.data.frame(mbal[mbal > .01])
#     colnames(m) <- c("mbal")
#     t <- as.data.frame(ta[ta > .01])
#     colnames(t) <- c("ta")
#     merged <- merge(m, t, by = 0, all = TRUE)
#     merged[is.na(merged)] <- 0
#     print(merged)
#     
#     print(merged$mbal)
#     print(merged$ta)
#     
#     # make sure that there are at least some non-zero reads - otherwise the distance metrics will fail. 
#     # if a sample has all zeros, give it NA values for distance metrics
#     if (sum(merged$mbal) > 0 && sum(merged$ta) > 0) {
#       # save metrics - correlation and simpson's diversity
#       pearson <-  c(pearson, cor(merged$mbal, merged$ta, method = "pearson"))
#       spearman <- c(spearman, cor(merged$mbal, merged$ta, method = "spearman"))
#       
#       c <- cbind(MBAL.microbes.norm[, c(mbal_filename)], TA.microbes.norm[, c(ta_filename)])
#       c <- c[rowMax(c) > .01, ]  # remove the rows with less than 1% of reads
#       colnames(c) <- c(mbal_filename, ta_filename)
#       bray_curtis_dist <- vegdist(t(c),method = "bray",binary = FALSE,diag = FALSE,upper = TRUE,na.rm = FALSE)
#       bcdist <- c(bcdist, bray_curtis_dist)
#     } else{
#       pearson <- c(pearson, NA)
#       spearman <- c(spearman, NA)
#       bcdist <- c(bcdist, NA)
#     }
#     if (sum(merged$mbal) > 0) {
#       mbal_diversity <- c(mbal_diversity, diversity(mbal, index = "simpson"))
#     } else{
#       mbal_diversity <- c(mbal_diversity, 0)
#     }
#     if (sum(merged$mbal) > 0) {
#       ta_diversity <- c(ta_diversity, diversity(ta, index = "simpson"))
#     } else{
#       ta_diversity <- c(ta_diversity, 0)
#     }
#     
#     jaccard_dist <- vegdist(t(c),method = "jaccard",binary = FALSE,diag = FALSE,upper = TRUE,na.rm = FALSE)
#     jaccard <- c(jaccard, jaccard_dist)
#     mbal_richness <- c(mbal_richness, length(mbal[mbal > 0]))
#     ta_richness <- c(ta_richness, length(ta[ta > 0]))
#     mbal_burden <- c(mbal_burden, sum(MBAL.microbes[, c(mbal_filename)]))
#     ta_burden <- c(ta_burden, sum(TA.microbes[, c(ta_filename)]))
#     
#     shared <- intersect(as.vector(mbal_names), as.vector(ta_names))
#     mbal_specific <- setdiff(mbal_names, ta_names) #gives the number that are present only in mbal_set
#     ta_specific <- setdiff(ta_names, mbal_names)  #gives the number that are present only in ta_set
#     
#     if (length(relative_numbers) < 3) {
#       relative_numbers <- c(length(ta_specific), length(shared),length(mbal_specific))
#     } else{
#     relative_numbers <- cbind(relative_numbers, c(length(ta_specific),length(shared), length(mbal_specific)
#     ))
#   }
#   cbind(relative_numbers, c(ta_specific, shared, mbal_specific))
#   
#   relative_numbers <- as.matrix(relative_numbers)
#   rownames(relative_numbers) <- c("TA", "BOTH", "MBAL")
#   column_names <- c(column_names, mbal_filename[1])
#   colnames(relative_numbers) <- column_names
#   
#   }
#   
# }
# diversity_matrix <- cbind(mbal_diversity,ta_diversity)
# rownames(diversity_matrix) <- IDs
# names(pearson) <- IDs
# names(spearman) <- IDs
# names(bcdist) <- IDs
# names(jaccard) <- IDs
# names(ta_richness) <- IDs
# names(mbal_richness) <- IDs
# names(mbal_burden) <- IDs
# names(ta_burden) <- IDs
# 
# wilcox.test(mbal_burden,ta_burden)
# wilcox.test(mbal_richness,ta_richness)
# 
# 
# print(pearson)
# print(spearman)
# print(bcdist)
# print(ta_richness)
# print(mbal_richness)
# print(cor(diversity_matrix))
# 
# 
# stripchart(list(pearson[names(pearson) %in% rownames(metadata[metadata$effective_group==1,])],
#            pearson[names(pearson) %in% rownames(metadata[metadata$effective_group==2,])],
#            pearson[names(pearson) %in% rownames(metadata[metadata$effective_group==3,])],
#            pearson[names(pearson) %in% rownames(metadata[metadata$effective_group==4,])]),method='jitter',jitter=.1, vertical = TRUE)
# 
# stripchart(list(spearman[names(spearman) %in% rownames(metadata[metadata$effective_group==1,])],
#            spearman[names(spearman) %in% rownames(metadata[metadata$effective_group==2,])],
#            spearman[names(spearman) %in% rownames(metadata[metadata$effective_group==3,])],
#            spearman[names(spearman) %in% rownames(metadata[metadata$effective_group==4,])]),method='jitter',jitter=.1, vertical = TRUE)
# 
# 
# stripchart(list(mbal_richness[names(mbal_richness) %in% rownames(metadata[metadata$effective_group==1,])],mbal_richness[names(mbal_richness) %in% rownames(metadata[metadata$effective_group==2,])],mbal_richness[names(mbal_richness) %in% rownames(metadata[metadata$effective_group==3,])],mbal_richness[names(mbal_richness) %in% rownames(metadata[metadata$effective_group==4,])] ),method='jitter',jitter=.15,vertical=TRUE,cex=1.2,pch=1)
# 
# stripchart(list(bcdist[names(bcdist) %in% rownames(metadata[metadata$effective_group==1,])],bcdist[names(bcdist) %in% rownames(metadata[metadata$effective_group==2,])],bcdist[names(bcdist) %in% rownames(metadata[metadata$effective_group==3,])],bcdist[names(bcdist) %in% rownames(metadata[metadata$effective_group==4,])] ),method='jitter',jitter=.15,vertical=TRUE,cex=1.2,pch=1)
# 
# stripchart(list(
# mbal_richness[names(mbal_richness) %in% rownames(metadata[metadata$effective_group==1,])],
# ta_richness[names(ta_richness) %in% rownames(metadata[metadata$effective_group==1,])],
# mbal_richness[names(mbal_richness) %in% rownames(metadata[metadata$effective_group==2,])],
# ta_richness[names(ta_richness) %in% rownames(metadata[metadata$effective_group==2,])],
# mbal_richness[names(mbal_richness) %in% rownames(metadata[metadata$effective_group==3,])],
# ta_richness[names(ta_richness) %in% rownames(metadata[metadata$effective_group==3,])],
# mbal_richness[names(mbal_richness) %in% rownames(metadata[metadata$effective_group==4,])],
# ta_richness[names(ta_richness) %in% rownames(metadata[metadata$effective_group==4,])] )
# ,method='jitter',jitter=.15,vertical=TRUE,cex=1.2,pch=1,main="mbal and ta richness across all 4 patient groupings")
# 
# 
# par(mar=c(10,3,2,2))
# barplot(relative_numbers, col=c("gray80","navyblue","gray60"),las=2,main="Microbes Identified in DNA-seq by TA and/or mBAL")
# 
# par(mar=c(10,3,2,2))
# barplot(t(t(relative_numbers)/colSums(relative_numbers)), col=c("gray80","navyblue","gray60"),las=2)
## ---- chunk 73

# g1 <- relative_numbers[,colnames(relative_numbers) %in% metadata[metadata$effective_group==1,]$mBAL_DNAseq_filename]
# g2 <- relative_numbers[,colnames(relative_numbers) %in% metadata[metadata$effective_group==2,]$mBAL_DNAseq_filename]
# g3 <- relative_numbers[,colnames(relative_numbers) %in% metadata[metadata$effective_group==3,]$mBAL_DNAseq_filename]
# g4 <- relative_numbers[,colnames(relative_numbers) %in% metadata[metadata$effective_group==4,]$mBAL_DNAseq_filename]
# 
# par(mfrow=c(1,4))
# barplot(t(t(g1)/colSums(g1)), col=c("gray80","navyblue","gray60"),las=2)
# barplot(t(t(g2)/colSums(g2)), col=c("gray80","navyblue","gray60"),las=2)
# barplot(t(t(g3)/colSums(g3)), col=c("gray80","navyblue","gray60"),las=2)
# barplot(t(t(g4)/colSums(g4)), col=c("gray80","navyblue","gray60"),las=2)
# 
# print(wilcox.test(t(t(g1)/colSums(g1))[c("BOTH"),],t(t(g3)/colSums(g3))[c("BOTH"),])$p.value)
# print(wilcox.test(t(t(g1)/colSums(g1))[c("BOTH"),],t(t(g4)/colSums(g4))[c("BOTH"),])$p.value)
# 
